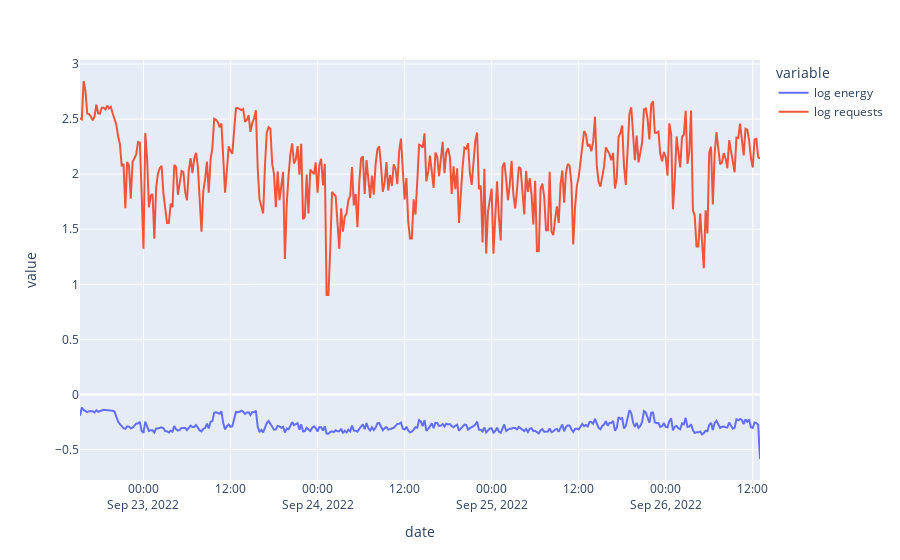

Here is the notebook cell this chart was saved with:
### Markdown cell above
### Plotting log values

### Code cell
alllogdf.plot(x="date", y=["log energy", "log requests"], kind="line")

### Figure 1 — Plotly figure (JSON) as saved in the notebook; plotly's stock layout.template omitted (floating-point values rounded to 4 significant figures; data arrays with more than 128 entries replaced by an {"elided": "..."} marker saying what was removed)
{"data": [{"hovertemplate": "variable=log energy<br>date=%{x}<br>value=%{y}<extra></extra>", "legendgroup": "log energy", "line": {"color": "#636efa", "dash": "solid"}, "marker": {"symbol": "circle"}, "mode": "lines", "name": "log energy", "orientation": "v", "showlegend": true, "type": "scatter", "x": {"elided": "376 str values"}, "xaxis": "x", "y": {"elided": "376 float values"}, "yaxis": "y"}, {"hovertemplate": "variable=log requests<br>date=%{x}<br>value=%{y}<extra></extra>", "legendgroup": "log requests", "line": {"color": "#EF553B", "dash": "solid"}, "marker": {"symbol": "circle"}, "mode": "lines", "name": "log requests", "orientation": "v", "showlegend": true, "type": "scatter", "x": {"elided": "376 str values"}, "xaxis": "x", "y": {"elided": "376 float values"}, "yaxis": "y"}], "layout": {"legend": {"title": {"text": "variable"}, "tracegroupgap": 0}, "margin": {"t": 60}, "xaxis": {"anchor": "y", "domain": [0, 1], "title": {"text": "date"}}, "yaxis": {"anchor": "x", "domain": [0, 1], "title": {"text": "value"}}}}
